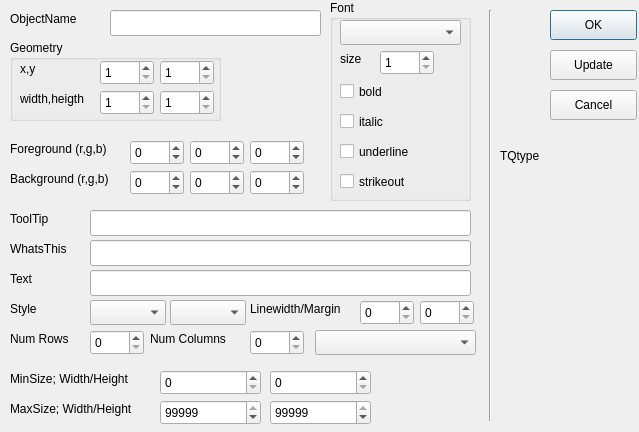
<ui version="4.0" >
 <author></author>
 <comment></comment>
 <exportmacro></exportmacro>
 <class>DialogProperty</class>
 <widget class="QDialog" name="DialogProperty" >
  <property name="geometry" >
   <rect>
    <x>0</x>
    <y>0</y>
    <width>639</width>
    <height>432</height>
   </rect>
  </property>
  <property name="windowTitle" >
   <string>pvdevelop: Property Dialog</string>
  </property>
  <widget class="QLabel" name="label_5" >
   <property name="geometry" >
    <rect>
     <x>10</x>
     <y>140</y>
     <width>121</width>
     <height>18</height>
    </rect>
   </property>
   <property name="text" >
    <string>Foreground (r,g,b)</string>
   </property>
  </widget>
  <widget class="QLabel" name="label_7" >
   <property name="geometry" >
    <rect>
     <x>10</x>
     <y>210</y>
     <width>51</width>
     <height>18</height>
    </rect>
   </property>
   <property name="text" >
    <string>ToolTip</string>
   </property>
  </widget>
  <widget class="QLabel" name="label_3" >
   <property name="geometry" >
    <rect>
     <x>10</x>
     <y>10</y>
     <width>81</width>
     <height>18</height>
    </rect>
   </property>
   <property name="text" >
    <string>ObjectName</string>
   </property>
  </widget>
  <widget class="QLabel" name="label_6" >
   <property name="geometry" >
    <rect>
     <x>10</x>
     <y>170</y>
     <width>115</width>
     <height>18</height>
    </rect>
   </property>
   <property name="text" >
    <string>Background (r,g,b)</string>
   </property>
  </widget>
  <widget class="QLabel" name="label_8" >
   <property name="geometry" >
    <rect>
     <x>10</x>
     <y>240</y>
     <width>71</width>
     <height>18</height>
    </rect>
   </property>
   <property name="text" >
    <string>WhatsThis</string>
   </property>
  </widget>
  <widget class="QLabel" name="labelText" >
   <property name="geometry" >
    <rect>
     <x>10</x>
     <y>270</y>
     <width>31</width>
     <height>18</height>
    </rect>
   </property>
   <property name="text" >
    <string>Text</string>
   </property>
  </widget>
  <widget class="QComboBox" name="comboBoxShadow" >
   <property name="geometry" >
    <rect>
     <x>170</x>
     <y>300</y>
     <width>76</width>
     <height>25</height>
    </rect>
   </property>
  </widget>
  <widget class="QLineEdit" name="lineEditText" >
   <property name="geometry" >
    <rect>
     <x>90</x>
     <y>270</y>
     <width>381</width>
     <height>26</height>
    </rect>
   </property>
  </widget>
  <widget class="QLineEdit" name="lineEditWhatsThis" >
   <property name="geometry" >
    <rect>
     <x>90</x>
     <y>240</y>
     <width>381</width>
     <height>26</height>
    </rect>
   </property>
  </widget>
  <widget class="QLineEdit" name="lineEditToolTip" >
   <property name="geometry" >
    <rect>
     <x>90</x>
     <y>210</y>
     <width>381</width>
     <height>26</height>
    </rect>
   </property>
  </widget>
  <widget class="QGroupBox" name="groupBox_2" >
   <property name="geometry" >
    <rect>
     <x>330</x>
     <y>0</y>
     <width>141</width>
     <height>201</height>
    </rect>
   </property>
   <property name="title" >
    <string>Font</string>
   </property>
   <widget class="QLabel" name="label_4" >
    <property name="geometry" >
     <rect>
      <x>10</x>
      <y>50</y>
      <width>24</width>
      <height>18</height>
     </rect>
    </property>
    <property name="text" >
     <string>size</string>
    </property>
   </widget>
   <widget class="QCheckBox" name="checkBoxFontItalic" >
    <property name="geometry" >
     <rect>
      <x>10</x>
      <y>110</y>
      <width>87</width>
      <height>23</height>
     </rect>
    </property>
    <property name="text" >
     <string>italic</string>
    </property>
   </widget>
   <widget class="QCheckBox" name="checkBoxFontUnderline" >
    <property name="geometry" >
     <rect>
      <x>10</x>
      <y>140</y>
      <width>87</width>
      <height>23</height>
     </rect>
    </property>
    <property name="text" >
     <string>underline</string>
    </property>
   </widget>
   <widget class="QCheckBox" name="checkBoxFontStrikeout" >
    <property name="geometry" >
     <rect>
      <x>10</x>
      <y>170</y>
      <width>87</width>
      <height>23</height>
     </rect>
    </property>
    <property name="text" >
     <string>strikeout</string>
    </property>
   </widget>
   <widget class="QCheckBox" name="checkBoxFontBold" >
    <property name="geometry" >
     <rect>
      <x>10</x>
      <y>80</y>
      <width>87</width>
      <height>23</height>
     </rect>
    </property>
    <property name="text" >
     <string>bold</string>
    </property>
   </widget>
   <widget class="QComboBox" name="comboBoxFontFamily" >
    <property name="geometry" >
     <rect>
      <x>10</x>
      <y>20</y>
      <width>121</width>
      <height>25</height>
     </rect>
    </property>
   </widget>
   <widget class="QSpinBox" name="spinBoxFontSize" >
    <property name="geometry" >
     <rect>
      <x>50</x>
      <y>50</y>
      <width>54</width>
      <height>25</height>
     </rect>
    </property>
    <property name="minimum" >
     <number>1</number>
    </property>
   </widget>
  </widget>
  <widget class="QLineEdit" name="lineEditObjectName" >
   <property name="geometry" >
    <rect>
     <x>110</x>
     <y>10</y>
     <width>211</width>
     <height>26</height>
    </rect>
   </property>
  </widget>
  <widget class="QLabel" name="labelStyle" >
   <property name="geometry" >
    <rect>
     <x>10</x>
     <y>300</y>
     <width>31</width>
     <height>18</height>
    </rect>
   </property>
   <property name="text" >
    <string>Style</string>
   </property>
  </widget>
  <widget class="QLabel" name="labelNumColumns" >
   <property name="geometry" >
    <rect>
     <x>150</x>
     <y>330</y>
     <width>91</width>
     <height>18</height>
    </rect>
   </property>
   <property name="text" >
    <string>Num Columns</string>
   </property>
  </widget>
  <widget class="QComboBox" name="comboBoxShape" >
   <property name="geometry" >
    <rect>
     <x>90</x>
     <y>300</y>
     <width>76</width>
     <height>25</height>
    </rect>
   </property>
  </widget>
  <widget class="QSpinBox" name="spinBoxLinewidth" >
   <property name="geometry" >
    <rect>
     <x>360</x>
     <y>300</y>
     <width>54</width>
     <height>25</height>
    </rect>
   </property>
  </widget>
  <widget class="QSpinBox" name="spinBoxMargin" >
   <property name="geometry" >
    <rect>
     <x>420</x>
     <y>300</y>
     <width>54</width>
     <height>25</height>
    </rect>
   </property>
  </widget>
  <widget class="QSpinBox" name="spinBoxNumRows" >
   <property name="geometry" >
    <rect>
     <x>90</x>
     <y>330</y>
     <width>54</width>
     <height>25</height>
    </rect>
   </property>
   <property name="maximum" >
    <number>99999</number>
   </property>
  </widget>
  <widget class="QSpinBox" name="spinBoxNumColumns" >
   <property name="geometry" >
    <rect>
     <x>250</x>
     <y>330</y>
     <width>54</width>
     <height>25</height>
    </rect>
   </property>
   <property name="maximum" >
    <number>99999</number>
   </property>
  </widget>
  <widget class="QPushButton" name="updateButton" >
   <property name="geometry" >
    <rect>
     <x>550</x>
     <y>50</y>
     <width>87</width>
     <height>30</height>
    </rect>
   </property>
   <property name="text" >
    <string>Update</string>
   </property>
  </widget>
  <widget class="QPushButton" name="cancelButton" >
   <property name="geometry" >
    <rect>
     <x>550</x>
     <y>90</y>
     <width>87</width>
     <height>30</height>
    </rect>
   </property>
   <property name="text" >
    <string>Cancel</string>
   </property>
  </widget>
  <widget class="QLabel" name="labelType" >
   <property name="geometry" >
    <rect>
     <x>500</x>
     <y>140</y>
     <width>131</width>
     <height>31</height>
    </rect>
   </property>
   <property name="text" >
    <string>TQtype</string>
   </property>
  </widget>
  <widget class="QSpinBox" name="spinBoxBgGreen" >
   <property name="geometry" >
    <rect>
     <x>190</x>
     <y>170</y>
     <width>54</width>
     <height>25</height>
    </rect>
   </property>
   <property name="maximum" >
    <number>255</number>
   </property>
   <property name="minimum" >
    <number>-1</number>
   </property>
  </widget>
  <widget class="QSpinBox" name="spinBoxBgRed" >
   <property name="geometry" >
    <rect>
     <x>130</x>
     <y>170</y>
     <width>54</width>
     <height>25</height>
    </rect>
   </property>
   <property name="maximum" >
    <number>255</number>
   </property>
   <property name="minimum" >
    <number>-1</number>
   </property>
  </widget>
  <widget class="QSpinBox" name="spinBoxBgBlue" >
   <property name="geometry" >
    <rect>
     <x>250</x>
     <y>170</y>
     <width>54</width>
     <height>25</height>
    </rect>
   </property>
   <property name="maximum" >
    <number>255</number>
   </property>
   <property name="minimum" >
    <number>-1</number>
   </property>
  </widget>
  <widget class="QSpinBox" name="spinBoxFgBlue" >
   <property name="geometry" >
    <rect>
     <x>250</x>
     <y>140</y>
     <width>54</width>
     <height>25</height>
    </rect>
   </property>
   <property name="maximum" >
    <number>255</number>
   </property>
   <property name="minimum" >
    <number>-1</number>
   </property>
  </widget>
  <widget class="QSpinBox" name="spinBoxFgGreen" >
   <property name="geometry" >
    <rect>
     <x>190</x>
     <y>140</y>
     <width>54</width>
     <height>25</height>
    </rect>
   </property>
   <property name="maximum" >
    <number>255</number>
   </property>
   <property name="minimum" >
    <number>-1</number>
   </property>
  </widget>
  <widget class="QSpinBox" name="spinBoxFgRed" >
   <property name="geometry" >
    <rect>
     <x>130</x>
     <y>140</y>
     <width>54</width>
     <height>25</height>
    </rect>
   </property>
   <property name="maximum" >
    <number>255</number>
   </property>
   <property name="minimum" >
    <number>-1</number>
   </property>
  </widget>
  <widget class="QLabel" name="labelLinewidthMargin" >
   <property name="geometry" >
    <rect>
     <x>250</x>
     <y>300</y>
     <width>111</width>
     <height>18</height>
    </rect>
   </property>
   <property name="text" >
    <string>Linewidth/Margin</string>
   </property>
  </widget>
  <widget class="QGroupBox" name="groupBox" >
   <property name="geometry" >
    <rect>
     <x>10</x>
     <y>40</y>
     <width>211</width>
     <height>81</height>
    </rect>
   </property>
   <property name="title" >
    <string>Geometry</string>
   </property>
   <widget class="QLabel" name="label" >
    <property name="geometry" >
     <rect>
      <x>10</x>
      <y>20</y>
      <width>31</width>
      <height>18</height>
     </rect>
    </property>
    <property name="text" >
     <string>x,y</string>
    </property>
   </widget>
   <widget class="QLabel" name="label_2" >
    <property name="geometry" >
     <rect>
      <x>10</x>
      <y>50</y>
      <width>74</width>
      <height>18</height>
     </rect>
    </property>
    <property name="text" >
     <string>width,heigth</string>
    </property>
   </widget>
   <widget class="QSpinBox" name="spinBoxW" >
    <property name="geometry" >
     <rect>
      <x>90</x>
      <y>50</y>
      <width>54</width>
      <height>25</height>
     </rect>
    </property>
    <property name="maximum" >
     <number>99999</number>
    </property>
    <property name="minimum" >
     <number>1</number>
    </property>
   </widget>
   <widget class="QSpinBox" name="spinBoxH" >
    <property name="geometry" >
     <rect>
      <x>150</x>
      <y>50</y>
      <width>54</width>
      <height>25</height>
     </rect>
    </property>
    <property name="maximum" >
     <number>99999</number>
    </property>
    <property name="minimum" >
     <number>1</number>
    </property>
   </widget>
   <widget class="QSpinBox" name="spinBoxY" >
    <property name="geometry" >
     <rect>
      <x>150</x>
      <y>20</y>
      <width>54</width>
      <height>25</height>
     </rect>
    </property>
    <property name="maximum" >
     <number>99999</number>
    </property>
    <property name="minimum" >
     <number>1</number>
    </property>
   </widget>
   <widget class="QSpinBox" name="spinBoxX" >
    <property name="geometry" >
     <rect>
      <x>90</x>
      <y>20</y>
      <width>54</width>
      <height>25</height>
     </rect>
    </property>
    <property name="maximum" >
     <number>99999</number>
    </property>
    <property name="minimum" >
     <number>1</number>
    </property>
   </widget>
  </widget>
  <widget class="QLabel" name="labelNumRows" >
   <property name="geometry" >
    <rect>
     <x>10</x>
     <y>330</y>
     <width>71</width>
     <height>18</height>
    </rect>
   </property>
   <property name="text" >
    <string>Num Rows</string>
   </property>
  </widget>
  <widget class="QLabel" name="labelNumRows_2" >
   <property name="geometry" >
    <rect>
     <x>10</x>
     <y>370</y>
     <width>151</width>
     <height>18</height>
    </rect>
   </property>
   <property name="text" >
    <string>MinSize; Width/Height</string>
   </property>
  </widget>
  <widget class="QLabel" name="labelNumRows_3" >
   <property name="geometry" >
    <rect>
     <x>10</x>
     <y>400</y>
     <width>151</width>
     <height>18</height>
    </rect>
   </property>
   <property name="text" >
    <string>MaxSize; Width/Height</string>
   </property>
  </widget>
  <widget class="Line" name="line" >
   <property name="geometry" >
    <rect>
     <x>480</x>
     <y>10</y>
     <width>20</width>
     <height>411</height>
    </rect>
   </property>
   <property name="orientation" >
    <enum>Qt::Vertical</enum>
   </property>
  </widget>
  <widget class="QSpinBox" name="spinBoxMinWidth" >
   <property name="geometry" >
    <rect>
     <x>160</x>
     <y>370</y>
     <width>101</width>
     <height>25</height>
    </rect>
   </property>
   <property name="maximum" >
    <number>99999</number>
   </property>
   <property name="minimum" >
    <number>0</number>
   </property>
   <property name="value" >
    <number>0</number>
   </property>
  </widget>
  <widget class="QSpinBox" name="spinBoxMinHeight" >
   <property name="geometry" >
    <rect>
     <x>270</x>
     <y>370</y>
     <width>101</width>
     <height>25</height>
    </rect>
   </property>
   <property name="maximum" >
    <number>99999</number>
   </property>
   <property name="minimum" >
    <number>0</number>
   </property>
   <property name="value" >
    <number>0</number>
   </property>
  </widget>
  <widget class="QSpinBox" name="spinBoxMaxWidth" >
   <property name="geometry" >
    <rect>
     <x>160</x>
     <y>400</y>
     <width>101</width>
     <height>25</height>
    </rect>
   </property>
   <property name="maximum" >
    <number>99999</number>
   </property>
   <property name="minimum" >
    <number>1</number>
   </property>
   <property name="value" >
    <number>99999</number>
   </property>
  </widget>
  <widget class="QSpinBox" name="spinBoxMaxHeight" >
   <property name="geometry" >
    <rect>
     <x>270</x>
     <y>400</y>
     <width>101</width>
     <height>25</height>
    </rect>
   </property>
   <property name="maximum" >
    <number>99999</number>
   </property>
   <property name="minimum" >
    <number>1</number>
   </property>
   <property name="value" >
    <number>99999</number>
   </property>
  </widget>
  <widget class="QComboBox" name="comboBoxMultiSection" >
   <property name="geometry" >
    <rect>
     <x>315</x>
     <y>330</y>
     <width>161</width>
     <height>25</height>
    </rect>
   </property>
  </widget>
  <widget class="QPushButton" name="okButton" >
   <property name="geometry" >
    <rect>
     <x>550</x>
     <y>10</y>
     <width>87</width>
     <height>30</height>
    </rect>
   </property>
   <property name="text" >
    <string>OK</string>
   </property>
   <property name="default" >
    <bool>true</bool>
   </property>
  </widget>
 </widget>
 <pixmapfunction></pixmapfunction>
 <resources/>
 <connections/>
</ui>
